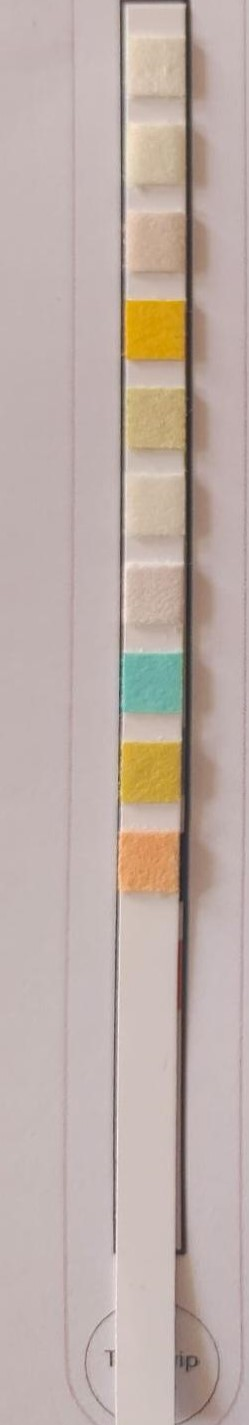
#> input picture uploads/image.jpg, 249 x 1425 px
$ python strip-detect.py
#> lines starting #> are read from the running program, lines starting #| are printed output that depends on the picture; after the words box and inside, x2 and y2 are one past the last pixel; in counts of white or black regions, pixels touching at a corner belong together
import cv2
import json

def generate_roi():
    image = cv2.imread('./uploads/image.jpg')
#> image is the input picture: shape (1425, 249, 3); mean B, G, R 167.1, 173.6, 189.3
    gray = cv2.cvtColor(image, cv2.COLOR_BGR2GRAY)
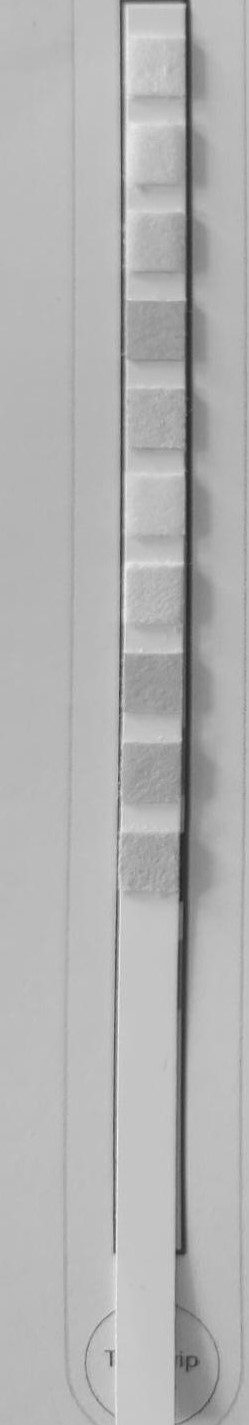
#> gray: shape (1425, 249); min 37, max 241, mean 177.6
    _, thresh = cv2.threshold(gray, 0, 255, cv2.THRESH_BINARY_INV+cv2.THRESH_OTSU)
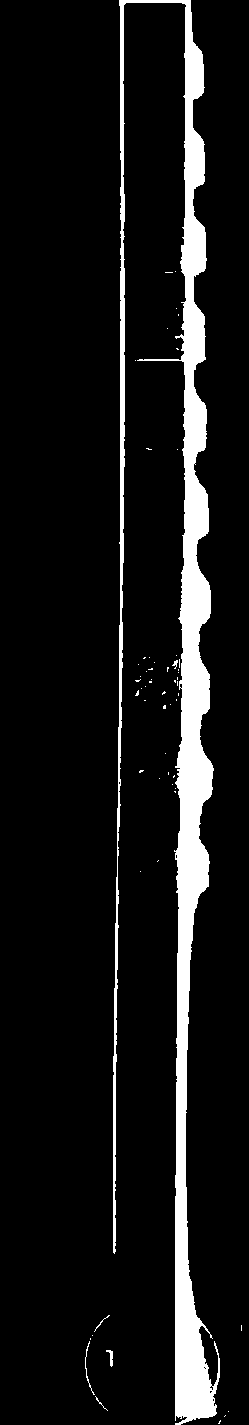
#> thresh: shape (1425, 249); 8.9% white; 58 white regions (52 under 20 px)
    contours, hierarchy = cv2.findContours(thresh, cv2.RETR_EXTERNAL, cv2.CHAIN_APPROX_SIMPLE)
#> contours = 58 contours, 56 with area under 20; largest, box (x1, y1, x2, y2) and area: (113, 0, 220, 1425) 28441, (106, 1350, 113, 1367) 34
    largest_contour = max(contours, key=cv2.contourArea)
#> largest_contour = contour of 1187 points, box (x1, y1, x2, y2) (113, 0, 220, 1425), area 28441
    x,y,w,h = cv2.boundingRect(largest_contour)
#> x = 113; y = 0; w = 107; h = 1425
    roi = image[0:image.shape[0], x+30:x+w-30]
    return roi

def generate_colors(roi):
    obj={}
    colors=["URO", 'BIL', 'KET','BLD' ,'PRO' ,'NIT' ,'LEU' ,'GLU' ,'SG' ,'PH']
    image = roi
    image = cv2.cvtColor(image, cv2.COLOR_BGR2RGB)
    x1, y1 = 0,40
    x2, y2 = image.shape[1],90
#> x2 = 47; y2 = 90
    for i in range(9):
        roi = image[y1:y2, x1:x2]
        mean_color = cv2.mean(roi)
        obj[colors[i]]=mean_color[:3]
        y1=y2+40
        y2=y1+50
#> this loop made 9 passes
#> mean_color on passes 1 to 9: (191.5, 173.6, 155.5, 0), (186.4, 167, 143.3, 0), (179.8, 152.5, 132.6, 0), (193.5, 142.4, 21.17, 0), (179.1, 154.8, 113.3, 0), (182.9, 165.3, 147.5, 0), (174.9, 153.9, 142, 0), (115.6, 155.2, 144.3, 0), (169.9, 138.6, 71.97, 0)
#> pass 1, in generate_colors, `roi = image[y1:y2, x1:x2]`:
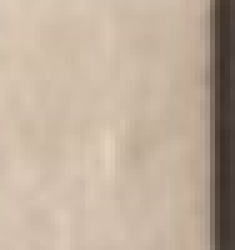
#> roi: shape (50, 47, 3) (shown 5 times larger); mean R, G, B 191.5, 173.6, 155.5
#> pass 2, in generate_colors, `roi = image[y1:y2, x1:x2]`:
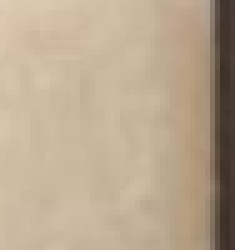
#> roi: shape (50, 47, 3) (shown 5 times larger); mean R, G, B 186.4, 167, 143.3
#> pass 3, in generate_colors, `roi = image[y1:y2, x1:x2]`:
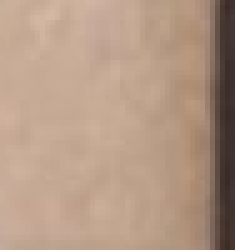
#> roi: shape (50, 47, 3) (shown 5 times larger); mean R, G, B 179.8, 152.5, 132.6
#> after the loop:
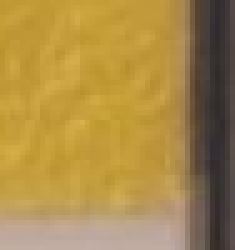
#> roi: shape (50, 47, 3) (shown 5 times larger); mean R, G, B 169.9, 138.6, 72
#> after the loop, obj = 9 items
    return obj

roi=generate_roi()
data=generate_colors(roi)
#> data = 9 items
json_data = json.dumps(data)
print(json_data)
#> (printed output is left out)
